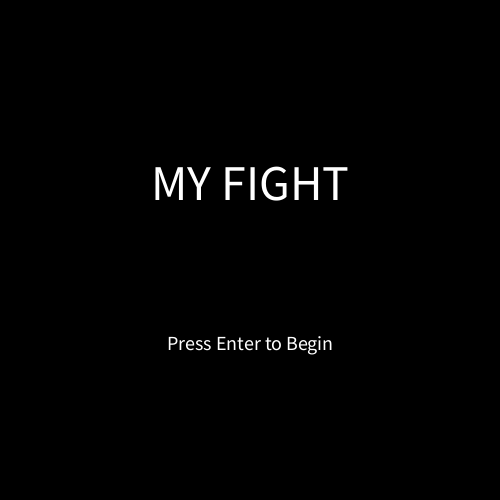
Frame 1 (no input)
Frame 60 (the mouse pressed at the canvas centre just before this capture): identical to frame 1, image omitted
Frame 120 (the mouse held since frame 60 and released just before this capture): identical to frame 1, image omitted

The Processing sketch that drew this single still picture (run headless with seeded random() and noise(); from frame 60 on, the mouse is pressed at the canvas centre):

// Processing sketch: I_Fight_Main
// ── I_Fight_Main.pde
Person PC;
Background StartScreen, Air, Sky;
Cloud[] clouds = new Cloud[10];
int Gamestate = 0;

void setup() {

  size(500, 500);

  Air = new Background(new PVector(0, 300), new PVector(width, 200), color(0, 191, 255));
  Sky = new Background(new PVector(0, 0), new PVector(width, 300), color(0, 0, 255));
  PC = new Person(50, 30, 60, color(0), 2);


  for (int i = 0; i < clouds.length; i++) {
    clouds[i] = new Cloud(i*60, int(random(1, 5))*30, int(random(1, 2)), color(255));
  }
}


void draw() {

  if (Gamestate == 0) {
    background(0);
    textAlign(CENTER);
    textSize(50);
    text("MY FIGHT", width/2, 200);
    textSize(20);
    text("Press Enter to Begin", width/2, 350);

    if (keyPressed) {
      if (key == ENTER) {
        Gamestate = 1;
      }

      if (key == RETURN) {
        Gamestate = 1;
      }
    }
  }

  if (Gamestate == 1) {
    Air.makeBG();
    Sky.makeBG();

    PC.makePerson();
    PC.movePerson();

    for (int i = 0; i < clouds.length; i++) {
      clouds[i].makeCloud();
      clouds[i].moveCloud();
    }
  }
}
// ── Background.pde
class Background{
   
  PVector BGpos;
  PVector BGsize;
  color BGcolor;
  
    Background(PVector _BGpos, PVector _BGsize, color _BGcolor){
     
      BGpos = _BGpos;
      BGsize = _BGsize;
      BGcolor = _BGcolor;
      
    }
    
    void makeBG(){
      fill(BGcolor);
      rect(BGpos.x, BGpos.y, BGsize.x, BGsize.y);
    }
  
}
// ── Clouds.pde
class Cloud {

  int CXpos;
  int CYpos;
  int Csizew;
  int Csizeh;
  float Cspeed;
  color Ccolor;

  Cloud(int _CXpos, int _CYpos, float _Cspeed, color _Ccolor) {

    CXpos = _CXpos;
    CYpos = _CYpos;
    Cspeed = _Cspeed;
    Ccolor = _Ccolor;
    Csizew = 90;
    Csizeh = 30;
  }

  void makeCloud() {
    rectMode(CORNER);
    noStroke();
    fill(255);
    rect(CXpos, CYpos, Csizew, Csizeh);
  }

  void moveCloud() {
    CXpos -= Cspeed;
    if ((CXpos + Csizew)  <= 0) {
      CXpos = CXpos + width;
    }
  }
}
// ── Person.pde
class Person {

  int Psizew;
  int Psizeh;
  color Pcolor;
  int Pspeed;
  int PXpos;
  int PYpos;

  Person(int _PXpos, int _Psizew, int _Psizeh, color _Pcolor, int _Pspeed) {
    PXpos = _PXpos;
    PYpos = height - _Psizeh/2;
    Psizew = _Psizew;
    Psizeh = _Psizeh;
    Pcolor = _Pcolor;
    Pspeed = _Pspeed;
  }

  void makePerson() {
    rectMode(CENTER);
    fill(Pcolor) ;
    rect(PXpos, PYpos, Psizew, Psizeh);
  }

  void movePerson() {

    if (keyPressed) {
      if (key == CODED) {
        if (keyCode == RIGHT) {
          PXpos += Pspeed;
        }
        if (keyCode == LEFT) {
          PXpos -= Pspeed;
        }
      }
    }
  }
}
